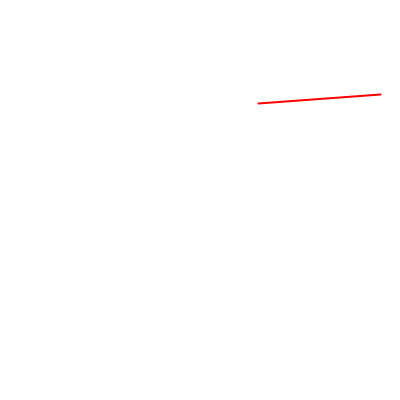
Frame 1 (no input)
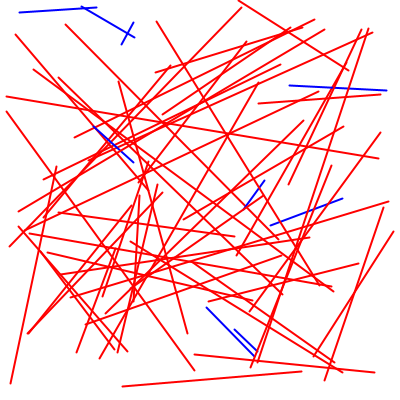
Frame 60 (the mouse pressed at the canvas centre just before this capture)
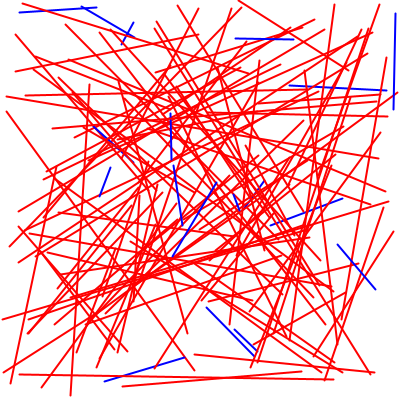
Frame 120 (the mouse held since frame 60 and released just before this capture)

The Processing sketch that drew these frames (run headless with seeded random() and noise(); from frame 60 on, the mouse is pressed at the canvas centre):

// Processing sketch: garis_saling_silang
// ── garis_saling_silang.pde
void setup() {
  size(400, 400);
  background(255);
  strokeWeight(2);
}

void draw() {
  // Tentukan titik awal dan akhir garis secara acak
  float startX = random(width);
  float startY = random(height);
  float endX = random(width);
  float endY = random(height);
  
  // Hitung jarak antara titik awal dan akhir garis
  float distance = dist(startX, startY, endX, endY);
  
  // Jika jarak antara titik awal dan akhir garis lebih kecil dari 100 piksel,
  // gambar garis dengan warna biru
  if (distance < 100) {
    stroke(0, 0, 255);
    line(startX, startY, endX, endY);
  }
  // Jika jarak antara titik awal dan akhir garis lebih besar atau sama dengan 100 piksel,
  // gambar garis dengan warna merah
  else {
    stroke(255, 0, 0);
    line(startX, startY, endX, endY);
  }
}
